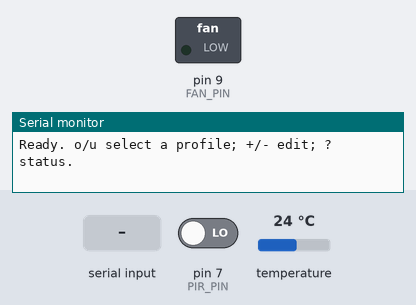
Bench run of a sketch on a simulated Arduino Uno, built with avr-gcc and run on an emulated ATmega328P. On the bench: switched loads named in the sketch (green lamp = pin HIGH), the last lines printed to the serial monitor. The test bench sets the inputs (shaded band); at power-on: temperature 24 °C, pin 7 (PIR_PIN) LOW.

Above: at 1.2 s.
1.3 s: temperature set to 28.2 °C
3.2 s: temperature set to 29.4 °C
At 4.3 s:
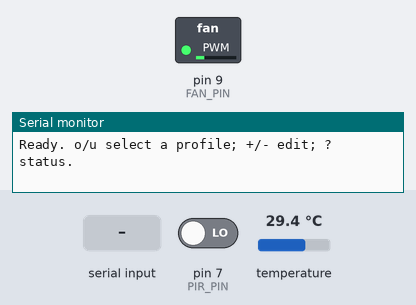
5.5 s: pin 7 (PIR_PIN) driven HIGH
At 6.6 s:
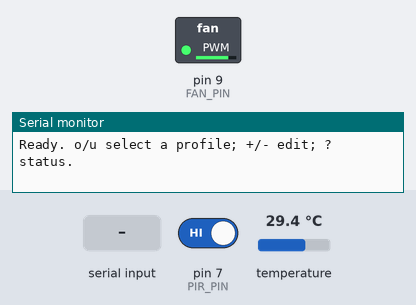
7.0 s: "+" received over Serial
At 7.8 s:
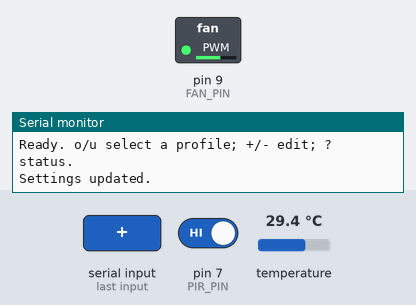
8.5 s: temperature set to 28 °C
At 9.3 s:
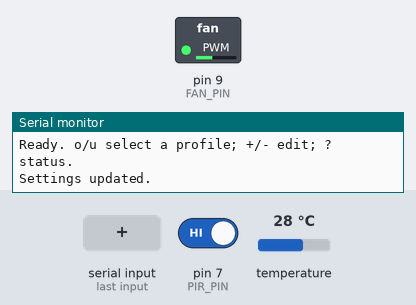
Timing chart, 0 to 11.5 s (numbered marks = the images above; inputs shaded):
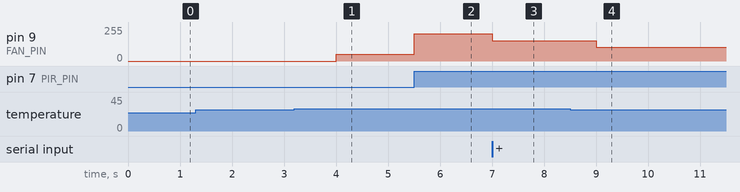

Measured:
- the behaviour switches between 28.9 and 29 °C on temperature (found by bisection; images 0 and 1)
- after the input at 1.3 s, every drawn part: stays the same
- after the input at 3.2 s, pin 9 (FAN_PIN): 0/255 → 51/255 after 0.80 s
- after the input at 5.5 s, pin 9 (FAN_PIN): 51/255 → 204/255 at once
- after the input at 7.0 s, pin 9 (FAN_PIN): 204/255 → 153/255 at once
- after the input at 8.5 s, pin 9 (FAN_PIN): 153/255 → 102/255 after 0.50 s

The sketch:

cinque.ino
```cpp
/*
    Exercise 13 - complete Serial set-point example.
    Presence: PIR HIGH -> occupied set-points, PIR LOW -> unoccupied set-points.

    o/u : choose the occupied/unoccupied set-points to EDIT.
    +/- : raise/lower fanStart and fanFull of that profile by 1 C.
    ?   : status.
*/

#include <Arduino_LSM6DSOX.h>

const int FAN_PIN = 9;
const int PIR_PIN = 7;

const unsigned long SAMPLE_INTERVAL_MS = 1000UL;

struct SetPoints {
  float fanStart;
  float fanFull;
};

SetPoints occupiedSettings = {25.0, 30.0};
SetPoints unoccupiedSettings = {28.0, 33.0};
bool editingOccupied = true;
bool roomOccupied = false;

bool temperatureValid = false;
float temperatureC = 0.0;

unsigned long lastSample = 0;
int fanPWM = 0;

void processCommand(char command) {

  if (command == '?') {
    Serial.println("Adamızlanbizde");
    return;
  }
  if (command == 'o') {
    editingOccupied = true;
    Serial.println("Editing occupied profile.");
    return;
  }
  if (command == 'u') {
    editingOccupied = false;
    Serial.println("Editing unoccupied profile.");
    return;
  }

  // changing target changes the profile it refers to (reference assignment)
  SetPoints& target = editingOccupied ? occupiedSettings : unoccupiedSettings;
  if (command == '+') {
    target.fanStart++;
    target.fanFull++;
  }
  else if (command == '-') {
    target.fanStart--;
    target.fanFull--;
  }
  else {
    Serial.println("Unknown command. Send ? for status.");
    return;
  }
  Serial.println("Settings updated.");
}

void sampleTemperature(unsigned long now) {
  if (now - lastSample >= SAMPLE_INTERVAL_MS) {
    lastSample = now;
    if (IMU.temperatureAvailable()) {
      int measuredTemperature = 0;
      temperatureValid = IMU.readTemperature(measuredTemperature) != 0;
      if (temperatureValid) {
        temperatureC = measuredTemperature;
      }
    }
  }
}

void updateOutputs(const SetPoints& active) {
  int nextFanPWM = 0;
  if (temperatureValid) {
    if (temperatureC >= active.fanFull) {
      nextFanPWM = 255;
    }
    else if (temperatureC > active.fanStart) {
      nextFanPWM = (temperatureC - active.fanStart) * 255.0 /
                   (active.fanFull - active.fanStart);
    }
    else{
      nextFanPWM = 0;
    }
  }
  // PWM hardware keeps running; only write again when a value changes.
  if (nextFanPWM != fanPWM) {
    fanPWM = nextFanPWM;
    analogWrite(FAN_PIN, fanPWM);
  }
}

void setup() {
  pinMode(FAN_PIN, OUTPUT);
  pinMode(PIR_PIN, INPUT);
  analogWrite(FAN_PIN, 0);

  Serial.begin(9600);
  while (!Serial) {}

  if (!IMU.begin()) {
    Serial.println("Failed to initialise IMU.");
    while (true) {}
  }

  Serial.println("Ready. o/u select a profile; +/- edit; ? status.");
}

void loop() {
  unsigned long now = millis();
  bool previousPresence = roomOccupied;

  roomOccupied = digitalRead(PIR_PIN) == HIGH;
  sampleTemperature(now);

  // One character per iteration keeps the other tasks responsive.
  if (Serial.available() > 0) {
    processCommand((char)Serial.read());
  }

  updateOutputs(roomOccupied ? occupiedSettings : unoccupiedSettings);
}
```

quattro.ino
```cpp

```

tre.ino
```cpp
// Task: detect sound using the microphone.
// Fazla komplex sınav için GEÇ

// #include <PDM.h>

// const int BUFFER_SAMPLES = 256;
// const int BUFFER_BYTES = BUFFER_SAMPLES * 2;

// const int SOUND_THRESHOLD = 1000;
// const unsigned long QUIET_TIME_MS = 200UL;

// short sampleBuffer[BUFFER_SAMPLES];
// short workingBuffer[BUFFER_SAMPLES];

// volatile int samplesReady = 0;

// bool soundArmed = true;
// unsigned long lastLoudTime = 0;
// unsigned long soundEvents = 0;

// void onPDMdata() {
//   int bytesAvailable = PDM.available();

//   if (bytesAvailable > BUFFER_BYTES) {
//     bytesAvailable = BUFFER_BYTES;
//   }

//   int bytesRead =
//     PDM.read(sampleBuffer, bytesAvailable);

//   samplesReady = bytesRead / 2;
// }

// void setup() {
//   Serial.begin(9600);
//   while (!Serial) {
//   }

//   PDM.setBufferSize(BUFFER_BYTES);
//   PDM.onReceive(onPDMdata);

//   if (!PDM.begin(1, 16000)) {
//     Serial.println("Failed to start microphone.");

//     while (true) {
//     }
//   }
// }

// void loop() {
//   // Make a stable copy before analysing the samples.
//   noInterrupts();

//   int count = samplesReady;

//   for (int i = 0; i < count; i++) {
//     workingBuffer[i] = sampleBuffer[i];
//   }

//   samplesReady = 0;
//   interrupts();

//   if (count == 0) {
//     return;
//   }

//   int peak = 0;

//   for (int i = 0; i < count; i++) {
//     int magnitude = workingBuffer[i];

//     if (magnitude < 0) {
//       magnitude = -magnitude;
//     }

//     if (magnitude > peak) {
//       peak = magnitude;
//     }
//   }

//   unsigned long now = millis();

//   if (peak >= SOUND_THRESHOLD) {
//     lastLoudTime = now;

//     if (soundArmed) {
//       soundEvents++;
//       soundArmed = false;

//       Serial.print("Sound event: ");
//       Serial.println(soundEvents);
//     }
//   }
//   else if (now - lastLoudTime >= QUIET_TIME_MS) {
//     soundArmed = true;
//   }
// }
```
